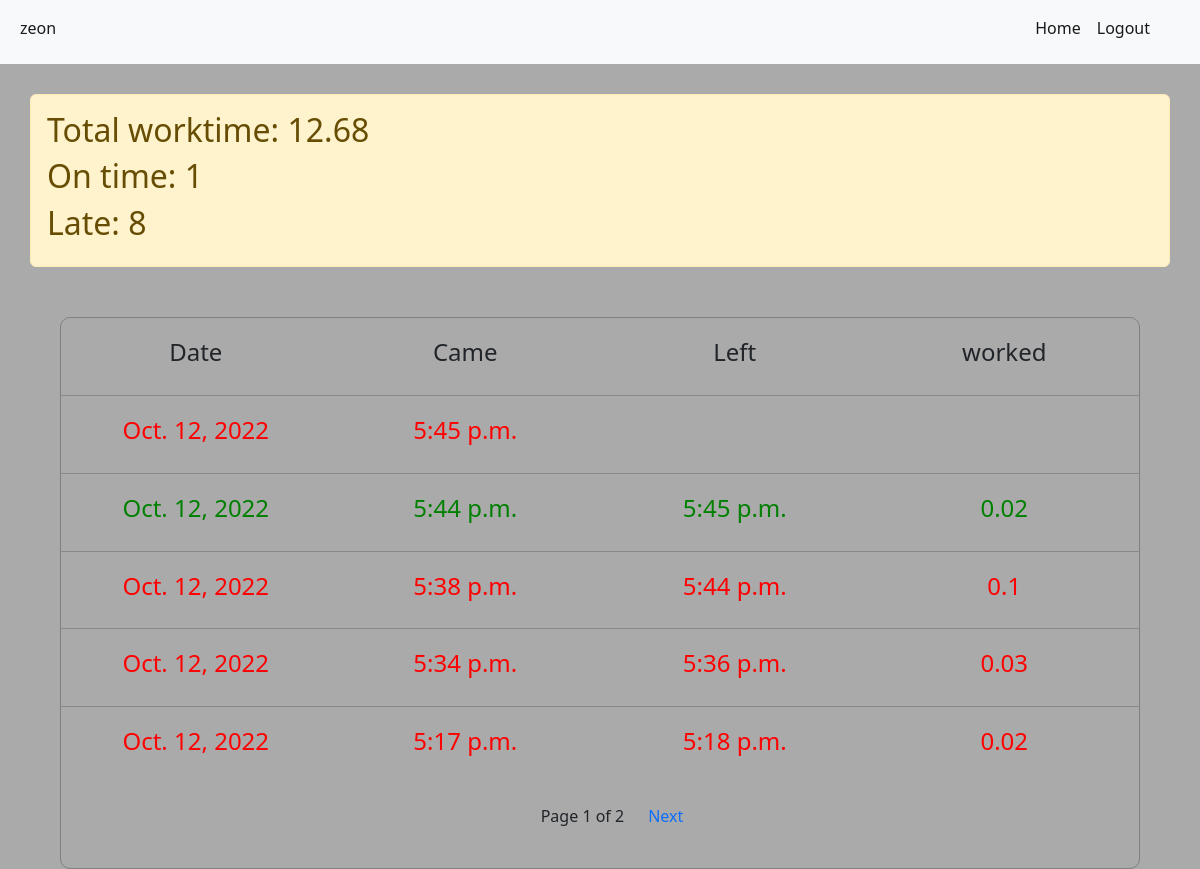
Page /accounts/company/test/1/ (signed in) on the earlier database version.
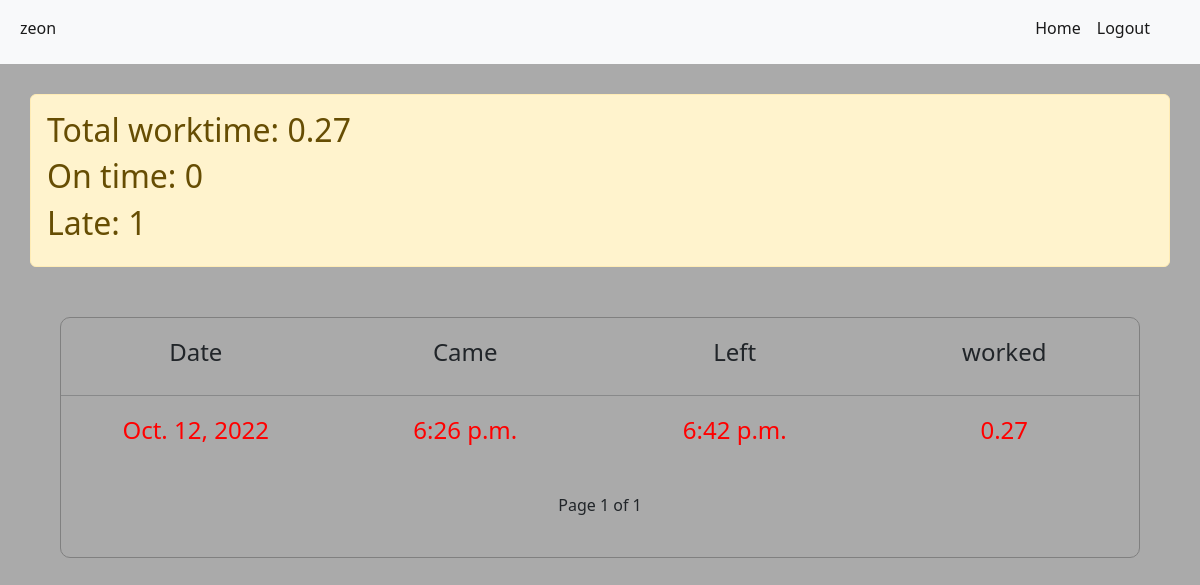
Same page on the later database version.
### accounts/models.py (models this page shows)
class WorkTime(models.Model):
    flag = models.BooleanField(default=False)
    start_time = models.TimeField(null=True)
    end_time = models.TimeField(null=True)
    company_id = models.ForeignKey(Company, on_delete=models.CASCADE)
    member_id = models.ForeignKey(Member, on_delete=models.CASCADE)
    created_at = models.DateField(auto_now=True)
    worked = models.FloatField(null=True)
    on_time = models.BooleanField(null=True)

### accounts/permissions.py (the view)
		def wrapper_func(request, *args, **kwargs):
			if request.user.is_company:
				return view_func(request, *args, **kwargs)
			else:
				raise PermissionDenied

### accounts/permissions.py (called while the page is built)
def company_allowed():
	def decorator(view_func):
		def wrapper_func(request, *args, **kwargs):
			if request.user.is_company:
				return view_func(request, *args, **kwargs)
			else:
				raise PermissionDenied
		return wrapper_func
	return decorator

### accounts/views.py (called while the page is built)
@company_allowed()
def companySeeUserStat(request, user, page=1):
    member = Member.objects.get(member__username=user)
    data = WorkTime.objects.filter(member_id=member)
    data = data[::-1]
    paginator = Paginator(data, 5)
    try:
        data = paginator.page(page)
    except EmptyPage:
        data = paginator.page(paginator.num_pages)
    totalTime = 0
    ontime = 0
    late = 0
    for each in WorkTime.objects.filter(member_id=member):
        if each.on_time:
            ontime += 1
        else:
            late += 1
        try:
            totalTime += each.worked
        except:
            pass
    return render(request, "accounts/userStat.html", {"data": data, "totalTime": round(totalTime, 2), "user": user, "ontime": ontime, "late": late})

### accounts/templates/accounts/userStat.html (shortened to what this page needs)
{% extends 'accounts/base.html' %}
{% load static %}
{% block content %}
<div class="userStats container alert alert-warning">
    <h2>Total worktime: {{ totalTime }}</h2>
    <h2>On time: {{ ontime }}</h2>
    <h2>Late: {{ late }}</h2>
</div>
<div class="user_stats_main">
    <div class="user_stat">
        <div class="stat_main"><h4>Date</h4></div>
        <div class="stat_main"><h4>Came</h4></div>
        <div class="stat_main"><h4>Left</h4></div>
        <div class="stat_main"><h4>worked</h4></div>
    </div>
    {% for each in data %}
    <hr>
    {% if each.on_time %}
        <div style="color: green;" class="user_stat">
            <div class="stat_main">
                <h4>{{ each.created_at }}</h4>
            </div>
            <div class="stat_main">
                <h4>{{ each.start_time  }}</h4>
            </div>
            <div class="stat_main">
                {% if each.end_time %}
                    <h4>{{ each.end_time }}</h4>
                {% endif %}
            </div>
            <div class="stat_main">
                {% if each.worked %}
                    <h4>{{ each.worked }}</h4>
                {% endif %}
            </div>
        </div>
    {% else %}
        <div style="color: red;" class="user_stat">
            <div class="stat_main">
                <h4>{{ each.created_at }}</h4>
            </div>
            <div class="stat_main">
                <h4>{{ each.start_time  }}</h4>
            </div>
            <div class="stat_main">
                {% if each.end_time %}
                    <h4>{{ each.end_time }}</h4>
                {% endif %}
            </div>
            <div class="stat_main">
                {% if each.worked %}
                    <h4>{{ each.worked }}</h4>
                {% endif %}
            </div>
        </div>
    {% endif %}
    {% endfor %}
    <div class='pagination justify-content-center'>
        <span class='mx-4'>
        Page {{ data.number }} of {{ data.paginator.num_pages }}
        </span>
        {% if data.has_next %}
            {% if request.user.is_member %}
                <a href='{% url "seeUserStats" data.next_page_number %}'>Next </a>
            {% elif request.user.is_company %}
                <a href='{% url "userWorktime" user=user page=data.next_page_number %}'>Next </a>
            {% endif %}
        {% endif %}
    </div>
</div>
{% endblock %}

Differences in the rows shown:
removed WorkTime: created_at "Oct. 12, 2022", start_time "5:45 p.m."
removed WorkTime: created_at "Oct. 12, 2022", start_time "5:44 p.m.", end_time "5:45 p.m.", worked "0.02"
removed WorkTime: created_at "Oct. 12, 2022", start_time "5:38 p.m.", end_time "5:44 p.m.", worked "0.1"
removed WorkTime: created_at "Oct. 12, 2022", start_time "5:34 p.m.", end_time "5:36 p.m.", worked "0.03"
removed WorkTime: created_at "Oct. 12, 2022", start_time "5:17 p.m.", end_time "5:18 p.m.", worked "0.02"
added WorkTime: created_at "Oct. 12, 2022", start_time "6:26 p.m.", end_time "6:42 p.m.", worked "0.27"
Other differences:
{{ totalTime }}: "12.68" → "0.27"
{{ ontime }}: "1" → "0"
{{ late }}: "8" → "1"
{{ data.paginator.num_pages }}: "2" → "1"
text no longer shown: "Next"
